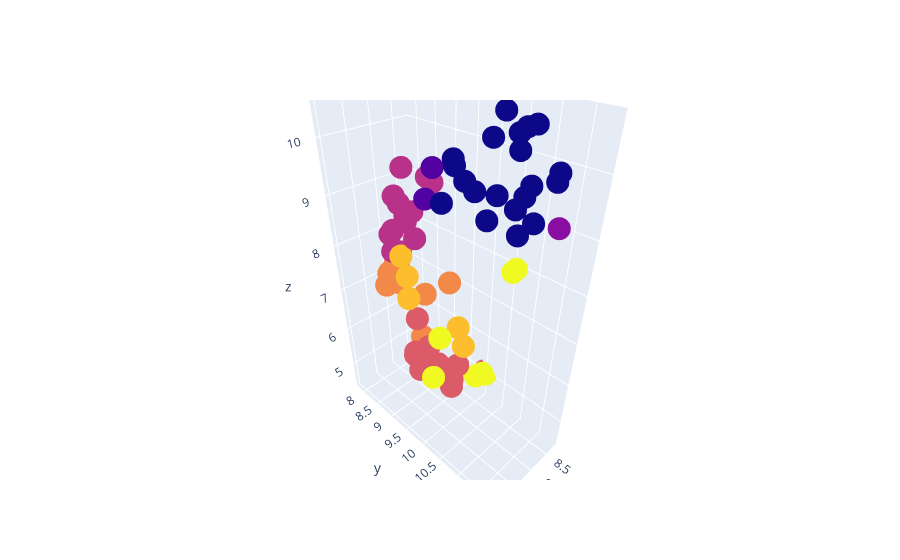

This figure's notebook cell:
### Code cell
import plotly.graph_objects as go

# Create trace, sizing bubbles by planet diameter
fig = go.Figure(data=go.Scatter3d(
    x = mouse_embedding[:, 0],
    y = mouse_embedding[:, 1],
    z = mouse_embedding[:, 2],
    mode = 'markers',
    marker = dict(
        color = final_clusters
        
        )
))
fig.show()
